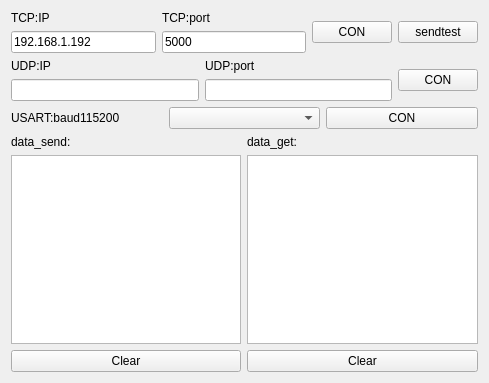
<?xml version="1.0" encoding="UTF-8"?>
<ui version="4.0">
 <class>con2stm</class>
 <widget class="QWidget" name="con2stm">
  <property name="geometry">
   <rect>
    <x>0</x>
    <y>0</y>
    <width>489</width>
    <height>383</height>
   </rect>
  </property>
  <property name="windowTitle">
   <string>Form</string>
  </property>
  <layout class="QHBoxLayout" name="horizontalLayout_5">
   <item>
    <layout class="QVBoxLayout" name="verticalLayout_7">
     <item>
      <layout class="QHBoxLayout" name="horizontalLayout">
       <item>
        <layout class="QVBoxLayout" name="verticalLayout_2">
         <item>
          <widget class="QLabel" name="label_2">
           <property name="text">
            <string>TCP:IP</string>
           </property>
          </widget>
         </item>
         <item>
          <widget class="QLineEdit" name="con_eidt_tcpip">
           <property name="text">
            <string>192.168.1.192</string>
           </property>
          </widget>
         </item>
        </layout>
       </item>
       <item>
        <layout class="QVBoxLayout" name="verticalLayout">
         <item>
          <widget class="QLabel" name="label">
           <property name="text">
            <string>TCP:port</string>
           </property>
          </widget>
         </item>
         <item>
          <widget class="QLineEdit" name="con_eidt_tcpport">
           <property name="text">
            <string>5000</string>
           </property>
          </widget>
         </item>
        </layout>
       </item>
       <item>
        <widget class="QPushButton" name="con_2tcp">
         <property name="text">
          <string>CON</string>
         </property>
        </widget>
       </item>
       <item>
        <widget class="QPushButton" name="tcp_sendtest">
         <property name="text">
          <string>sendtest</string>
         </property>
        </widget>
       </item>
      </layout>
     </item>
     <item>
      <layout class="QHBoxLayout" name="horizontalLayout_2">
       <item>
        <layout class="QVBoxLayout" name="verticalLayout_3">
         <item>
          <widget class="QLabel" name="label_3">
           <property name="text">
            <string>UDP:IP</string>
           </property>
          </widget>
         </item>
         <item>
          <widget class="QLineEdit" name="con_edit_udpip"/>
         </item>
        </layout>
       </item>
       <item>
        <layout class="QVBoxLayout" name="verticalLayout_4">
         <item>
          <widget class="QLabel" name="label_4">
           <property name="text">
            <string>UDP:port</string>
           </property>
          </widget>
         </item>
         <item>
          <widget class="QLineEdit" name="con_edit_udpport"/>
         </item>
        </layout>
       </item>
       <item>
        <widget class="QPushButton" name="con_2udp">
         <property name="text">
          <string>CON</string>
         </property>
        </widget>
       </item>
      </layout>
     </item>
     <item>
      <layout class="QHBoxLayout" name="horizontalLayout_4">
       <item>
        <widget class="QLabel" name="label_7">
         <property name="text">
          <string>USART:baud115200</string>
         </property>
        </widget>
       </item>
       <item>
        <widget class="QComboBox" name="con_usartcombox"/>
       </item>
       <item>
        <widget class="QPushButton" name="con_2usart">
         <property name="text">
          <string>CON</string>
         </property>
        </widget>
       </item>
      </layout>
     </item>
     <item>
      <layout class="QHBoxLayout" name="horizontalLayout_3">
       <item>
        <layout class="QVBoxLayout" name="verticalLayout_6">
         <item>
          <widget class="QLabel" name="label_5">
           <property name="text">
            <string>data_send:</string>
           </property>
          </widget>
         </item>
         <item>
          <widget class="QTextBrowser" name="con_sendtextBrowser"/>
         </item>
         <item>
          <widget class="QPushButton" name="con_clearsend">
           <property name="text">
            <string>Clear</string>
           </property>
          </widget>
         </item>
        </layout>
       </item>
       <item>
        <layout class="QVBoxLayout" name="verticalLayout_5">
         <item>
          <widget class="QLabel" name="label_6">
           <property name="text">
            <string>data_get:</string>
           </property>
          </widget>
         </item>
         <item>
          <widget class="QTextBrowser" name="con_gettextBrowser"/>
         </item>
         <item>
          <widget class="QPushButton" name="con_clearget">
           <property name="text">
            <string>Clear</string>
           </property>
          </widget>
         </item>
        </layout>
       </item>
      </layout>
     </item>
    </layout>
   </item>
  </layout>
 </widget>
 <resources/>
 <connections/>
</ui>
